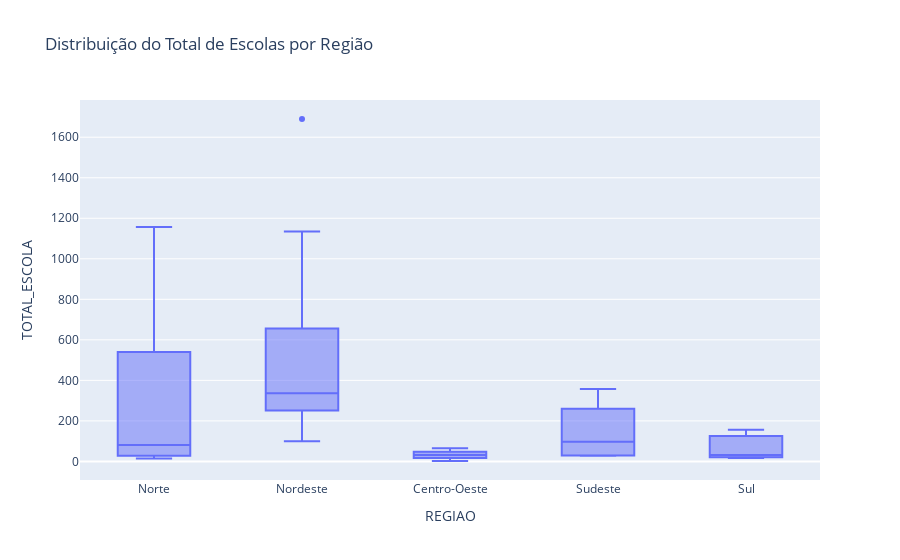
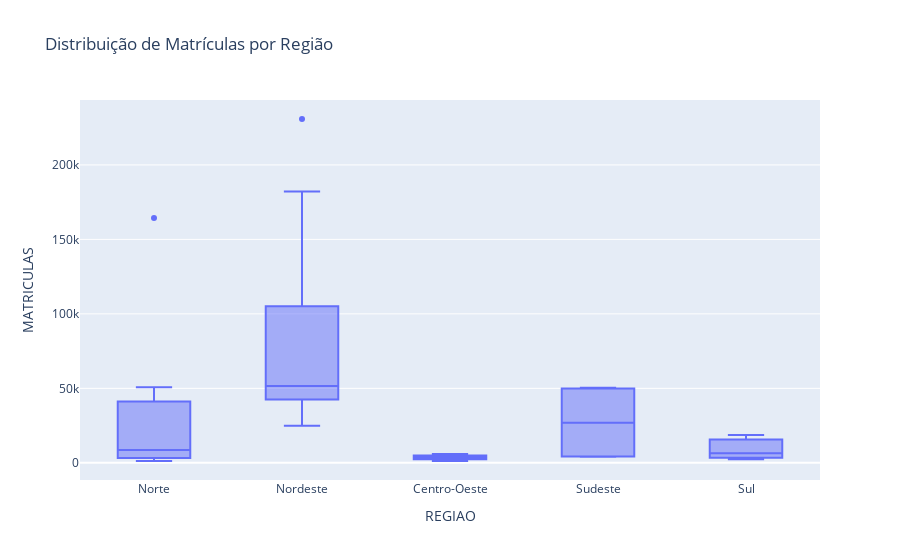
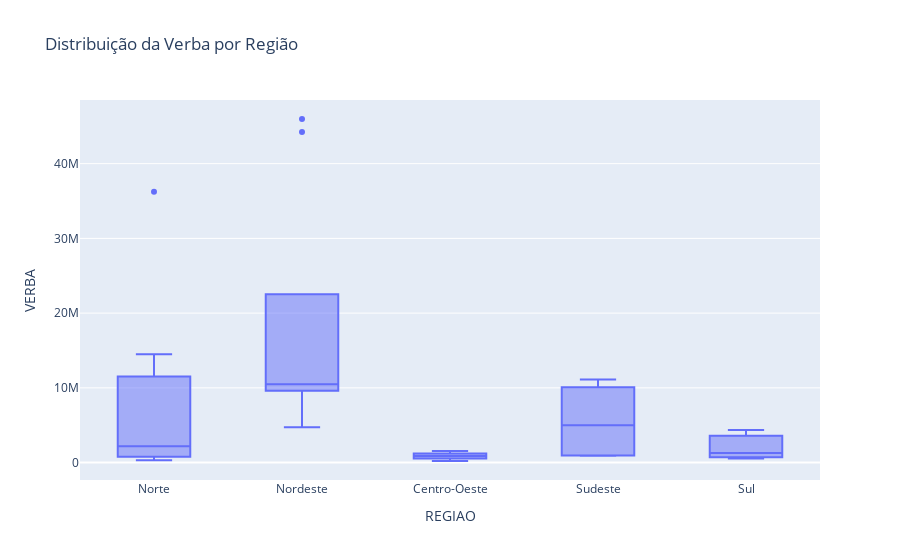

Here is the notebook cell these charts were saved with, in order:
### Markdown cell above
As mesmas informações representamos abaixo em boxplot (por região, para melhor visualização):

### Code cell
df_regions = df.copy()

NORTE = ["AC", "AM", "AP", "PA", "RO", "RR", "TO"]
NORDESTE = ["AL", "BA", "CE", "MA", "PB", "PE", "PI", "RN", "SE"]
CENTRO_OESTE = ["DF", "GO", "MT", "MS"]
SUDESTE = ["ES", "MG", "RJ", "SP"]
SUL = ["PR", "RS", "SC"]

def classificar_regiao(uf):
    if uf in NORTE:
        return "Norte"
    elif uf in NORDESTE:
        return "Nordeste"
    elif uf in CENTRO_OESTE:
        return "Centro-Oeste"
    elif uf in SUDESTE:
        return "Sudeste"
    elif uf in SUL:
        return "Sul"
    else:
        return "Outro"

df_regions["REGIAO"] = df["UF"].apply(classificar_regiao)

escolas = px.box(
    df_regions,
    x="REGIAO",
    y="TOTAL_ESCOLA",
    title="Distribuição do Total de Escolas por Região",
    category_orders={"REGIAO": ["Norte", "Nordeste", "Centro-Oeste", "Sudeste", "Sul"]}
)

matriculas = px.box(
    df_regions,
    x="REGIAO",
    y="MATRICULAS",
    title="Distribuição de Matrículas por Região",
    category_orders={"REGIAO": ["Norte", "Nordeste", "Centro-Oeste", "Sudeste", "Sul"]}
)

verba = px.box(
    df_regions,
    x="REGIAO",
    y="VERBA",
    title="Distribuição da Verba por Região",
    category_orders={"REGIAO": ["Norte", "Nordeste", "Centro-Oeste", "Sudeste", "Sul"]}
)

escolas.show()
matriculas.show()
verba.show()

### Figure 1 — Plotly figure (JSON) as saved in the notebook; plotly's stock layout.template omitted (floating-point values rounded to 4 significant figures)
{"data": [{"alignmentgroup": "True", "hovertemplate": "REGIAO=%{x}<br>TOTAL_ESCOLA=%{y}<extra></extra>", "legendgroup": "", "marker": {"color": "#636efa"}, "name": "", "notched": false, "offsetgroup": "", "orientation": "v", "showlegend": false, "type": "box", "x": ["Norte", "Nordeste", "Norte", "Norte", "Nordeste", "Nordeste", "Centro-Oeste", "Sudeste", "Centro-Oeste", "Nordeste", "Sudeste", "Centro-Oeste", "Centro-Oeste", "Norte", "Nordeste", "Nordeste", "Nordeste", "Sul", "Sudeste", "Nordeste", "Norte", "Norte", "Sul", "Sul", "Nordeste", "Sudeste", "Norte"], "x0": " ", "xaxis": "x", "y": [81, 99, 689, 70, 1135, 496, 2, 28, 31, 1690, 357, 31, 65, 1157, 262, 337, 399, 17, 164, 271, 14, 14, 156, 32, 219, 31, 91], "y0": " ", "yaxis": "y"}], "layout": {"boxmode": "group", "legend": {"tracegroupgap": 0}, "title": {"text": "Distribuição do Total de Escolas por Região"}, "xaxis": {"anchor": "y", "categoryarray": ["Norte", "Nordeste", "Centro-Oeste", "Sudeste", "Sul"], "categoryorder": "array", "domain": [0, 1], "title": {"text": "REGIAO"}}, "yaxis": {"anchor": "x", "domain": [0, 1], "title": {"text": "TOTAL_ESCOLA"}}}}

### Figure 2 — Plotly figure (JSON) as saved in the notebook; plotly's stock layout.template omitted (floating-point values rounded to 4 significant figures)
{"data": [{"alignmentgroup": "True", "hovertemplate": "REGIAO=%{x}<br>MATRICULAS=%{y}<extra></extra>", "legendgroup": "", "marker": {"color": "#636efa"}, "name": "", "notched": false, "offsetgroup": "", "orientation": "v", "showlegend": false, "type": "box", "x": ["Norte", "Nordeste", "Norte", "Norte", "Nordeste", "Nordeste", "Centro-Oeste", "Sudeste", "Centro-Oeste", "Nordeste", "Sudeste", "Centro-Oeste", "Centro-Oeste", "Norte", "Nordeste", "Nordeste", "Nordeste", "Sul", "Sudeste", "Nordeste", "Norte", "Norte", "Sul", "Sul", "Nordeste", "Sudeste", "Norte"], "x0": " ", "xaxis": "x", "y": [4660, 24862, 50753, 12150, 230830, 68126, 1281, 4486, 3947, 182166, 50321, 3628, 5924, 164365, 49512, 79493, 43202, 2421, 49427, 51601, 2689, 1223, 18711, 6385, 40370, 4082, 8536], "y0": " ", "yaxis": "y"}], "layout": {"boxmode": "group", "legend": {"tracegroupgap": 0}, "title": {"text": "Distribuição de Matrículas por Região"}, "xaxis": {"anchor": "y", "categoryarray": ["Norte", "Nordeste", "Centro-Oeste", "Sudeste", "Sul"], "categoryorder": "array", "domain": [0, 1], "title": {"text": "REGIAO"}}, "yaxis": {"anchor": "x", "domain": [0, 1], "title": {"text": "MATRICULAS"}}}}

### Figure 3 — Plotly figure (JSON) as saved in the notebook; plotly's stock layout.template omitted (floating-point values rounded to 4 significant figures)
{"data": [{"alignmentgroup": "True", "hovertemplate": "REGIAO=%{x}<br>VERBA=%{y}<extra></extra>", "legendgroup": "", "marker": {"color": "#636efa"}, "name": "", "notched": false, "offsetgroup": "", "orientation": "v", "showlegend": false, "type": "box", "x": ["Norte", "Nordeste", "Norte", "Norte", "Nordeste", "Nordeste", "Centro-Oeste", "Sudeste", "Centro-Oeste", "Nordeste", "Sudeste", "Centro-Oeste", "Centro-Oeste", "Norte", "Nordeste", "Nordeste", "Nordeste", "Sul", "Sudeste", "Nordeste", "Norte", "Norte", "Sul", "Sul", "Nordeste", "Sudeste", "Norte"], "x0": " ", "xaxis": "x", "y": [1509000.0, 4719000.0, 14500000.0, 2522000.0, 45970000.0, 15180000.0, 212200.0, 952900.0, 902000.0, 44220000.0, 11120000.0, 854200.0, 1539000.0, 36220000.0, 10050000.0, 15290000.0, 10470000.0, 533200.0, 9054000.0, 10450000.0, 543400.0, 323400.0, 4367000.0, 1278000.0, 8246000.0, 922300.0, 2190000.0], "y0": " ", "yaxis": "y"}], "layout": {"boxmode": "group", "legend": {"tracegroupgap": 0}, "title": {"text": "Distribuição da Verba por Região"}, "xaxis": {"anchor": "y", "categoryarray": ["Norte", "Nordeste", "Centro-Oeste", "Sudeste", "Sul"], "categoryorder": "array", "domain": [0, 1], "title": {"text": "REGIAO"}}, "yaxis": {"anchor": "x", "domain": [0, 1], "title": {"text": "VERBA"}}}}
